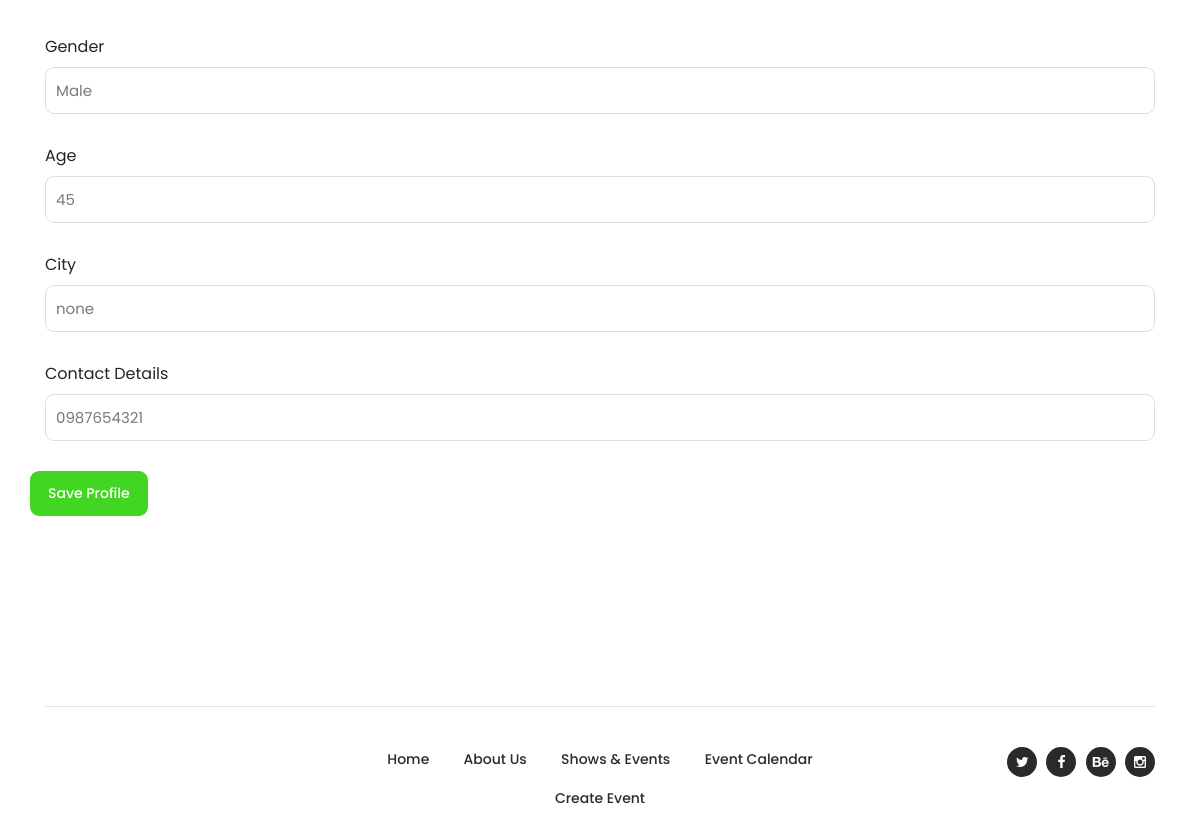
Before: /profile/register/ (signed in, lower part) with the older database file.
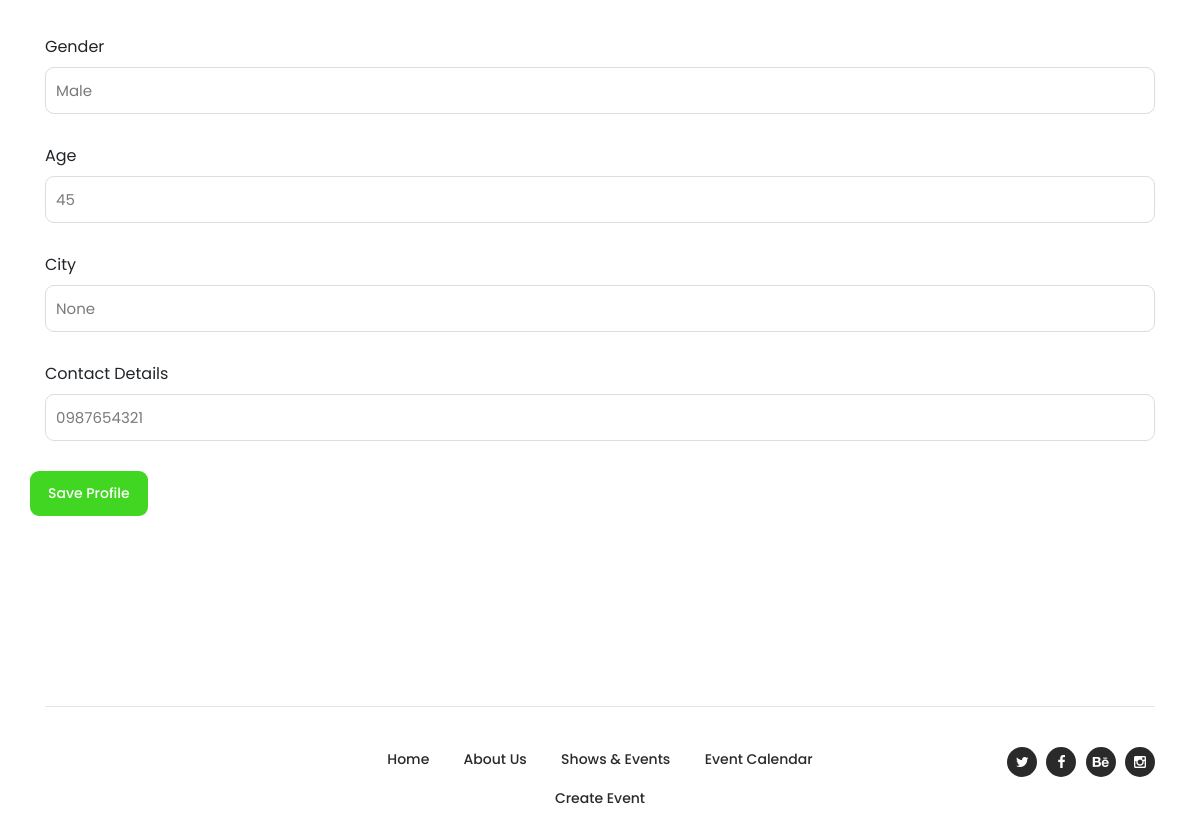
After: the same page with the newer database file.
### EMS/models.py (models this page shows, shortened)
class Profile(models.Model):
    user = models.ForeignKey(User, on_delete=models.CASCADE, related_name='profiles')  # ForeignKey relationship
    name = models.CharField(max_length=100)
    nickname = models.CharField(max_length=50, blank=True)
    user_image = models.ImageField(upload_to='profile_images/', blank=True, null=True)
    description = models.TextField(blank=True)
    gender_choices = [
        ('male', 'Male'),
        ('female', 'Female'),
        ('other', 'Other'),
    ]
    gender = models.CharField(max_length=10, choices=gender_choices, blank=True)
    age = models.IntegerField(blank=True, null=True)
    city = models.CharField(max_length=100, blank=True)
    contact_details = models.CharField(max_length=200, blank=True)

### EMS/views.py (the view)
# urls.py: path('profile/register/', views.profile_register, name='profile_register'),
@login_required
def profile_register(request):
    profile, created = Profile.objects.get_or_create(user=request.user)
    if request.method == 'POST':
        form = ProfileForm(request.POST, request.FILES, instance=profile)
        if form.is_valid():
            profile = form.save(commit=False)
            profile.user = request.user  # Ensure the profile is linked to the logged-in user
            profile.save()
            return redirect('profile_detail')  # After saving, redirect to profile details page
    else:
        form = ProfileForm(instance=profile)  # Pre-populate the form with the user's existing profile data (if any)
    return render(request, 'events/profile_register.html', {'form': form})

### EMS/forms.py
class ProfileForm(forms.ModelForm):
    class Meta:
        model = Profile
        fields = ['name', 'nickname', 'user_image', 'description', 'gender', 'age', 'city', 'contact_details']
    def __init__(self, *args, **kwargs):
        self.instance = kwargs.get('instance', None)
        super(ProfileForm, self).__init__(*args, **kwargs)
        if self.instance and self.instance.pk:
            print("helllo")
            print(self.fields['name'].initial)
            self.fields['name'].initial = "hello"
            print(self.fields['name'].initial)
            self.fields['name'].widget.attrs.update({
                'placeholder': 'Leave empty to keep the current image'
            })

### EMS/templates/events/profile_register.html (shortened to what this page needs)
{% extends 'base/base.html' %}
{% load static %}
{% load custom_filters %}
{% block content %}
<div class="rent-venue-application">
    <div class="container">
        <div class="row">
            <div class="contact-form">
                <form class="col-lg-12"method="POST" enctype="multipart/form-data">
                    <div class="row">
                    <div class="col-md-12 col-sm-12">
                        <fieldset>
                        </fieldset>
                    </div>
                    <div class="col-md-12 col-sm-12">
                        <fieldset>
                            <label for="{{ form.gender.id_for_label }}"> Gender </label>
                            {{ form.gender }}
                        </fieldset>
                    </div>
                    <div class="col-md-12 col-sm-12">
                        <fieldset>
                            <label for="{{ form.age.id_for_label }}"> Age </label>
                            {{ form.age }}
                        </fieldset>
                    </div>
                    <div class="col-md-12 col-sm-12">
                        <fieldset>
                            <label for="{{ form.city.id_for_label }}"> City </label>
                            {{ form.city }}
                        </fieldset>
                    </div>
                    <div class="col-md-12 col-sm-12">
                        <fieldset>
                            <label for="{{ form.contact_details.id_for_label }}"> Contact Details </label>
                            {{ form.contact_details }}
                        </fieldset>
                    </div>
                    <button type="submit" class="main-dark-button">Save Profile</button>
                </div>
                </form>
            </div>
        </div>
    </div>
</div>
{% endblock %}

Changed rows visible on the page:
changed Profile "Male": city "none" → "None"
